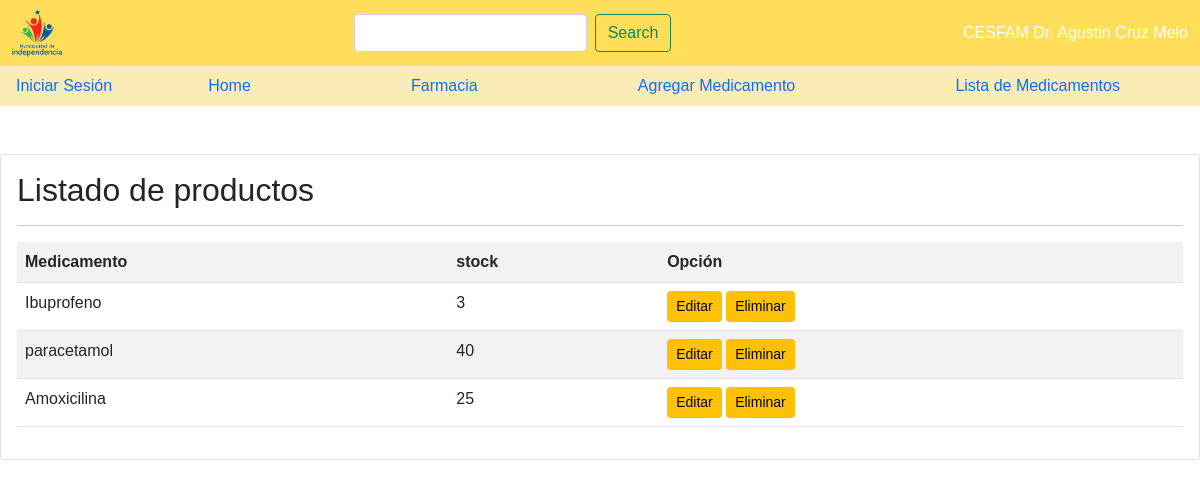
The app's page /listar_producto, older data.
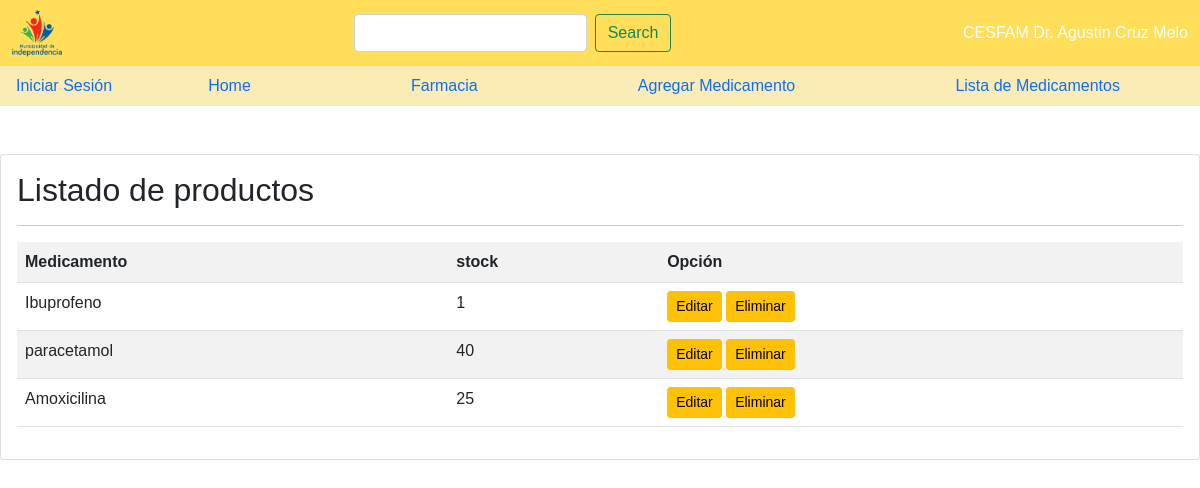
The same page, newer data.
### cesfam/models.py (models this page shows)
class producto(models.Model):
    nombre = models.CharField(max_length=50)
    descripcion = models.TextField()
    stock = models.IntegerField()
    imagen = models.ImageField(upload_to="productos", null=True)

### cesfam/views.py (the view)
# urls.py: path('listar_producto', listar_producto, name="listar_producto"),
def listar_producto(request):
    productos = producto.objects.all()
    data = {
        'productos': productos
    }
    return render(request, 'cesfam/crud_farmacia/listar.html', data)

### cesfam/Templates/cesfam/crud_farmacia/listar.html
{% extends 'cesfam/base.html'%}
{% block contenido %}
<br>
<br>
<div class="card">
    <div class="card-body">
        <h2>Listado de productos</h2>
        <hr>
        <table class="table table-striped table-hover table-responsive">
            <tr>
                <th>Medicamento</th>
                <th>stock</th>
                <th>Opción</th>
            </tr>
        {% for p in productos %}
            <tr>
                <td>{{ p.nombre }}</td>
                <td>{{ p.stock }}</td>
                <td>
                    <a href="{% url 'editar_producto' p.id %}" class="btn btn-warning btn-sm">Editar</a>
                    <a href="{% url 'eliminar_producto' p.id %}" class="btn btn-warning btn-sm">Eliminar</a>
                </td>
            </tr>
        {% endfor %}
        </table>
    </div>
</div>
{% endblock %}

Row changes from the older to the newer data that the page shows:
changed producto "Ibuprofeno": stock "3" → "1"
